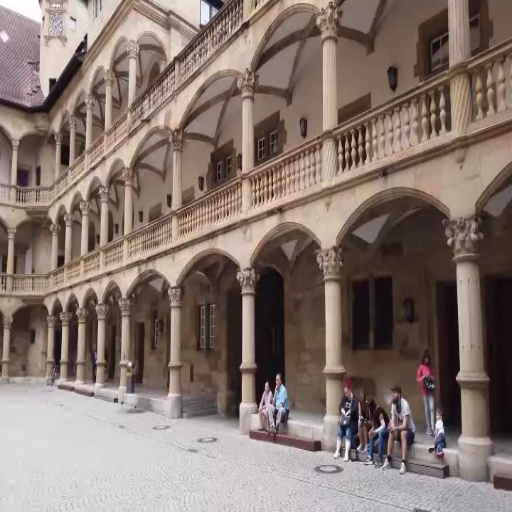
#> input picture dataset/image33.jpg, 512 x 512 px
$ python stitching2.py
#> lines starting #> are read from the running program, lines starting #| are printed output that depends on the picture
import cv2
import numpy as np
import matplotlib.pyplot as plt

# Load images
img1 = cv2.imread("dataset/image33.jpg")
#> img1 is the input picture: shape (512, 512, 3); mean B, G, R 109.9, 117.8, 133.6
img2 = cv2.imread("dataset/image44.jpg")
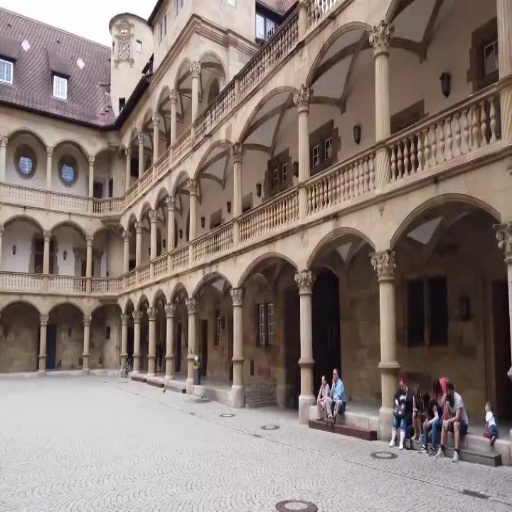
#> input picture dataset/image44.jpg, 512 x 512 px
#> img2 is the input picture: shape (512, 512, 3); mean B, G, R 114.7, 121.2, 135.5

# Convert to grayscale
gray1 = cv2.cvtColor(img1, cv2.COLOR_BGR2GRAY)
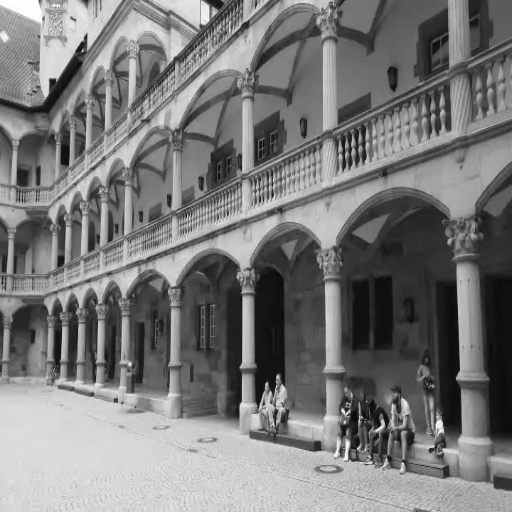
#> gray1: shape (512, 512); min 5, max 255, mean 121.6
gray2 = cv2.cvtColor(img2, cv2.COLOR_BGR2GRAY)
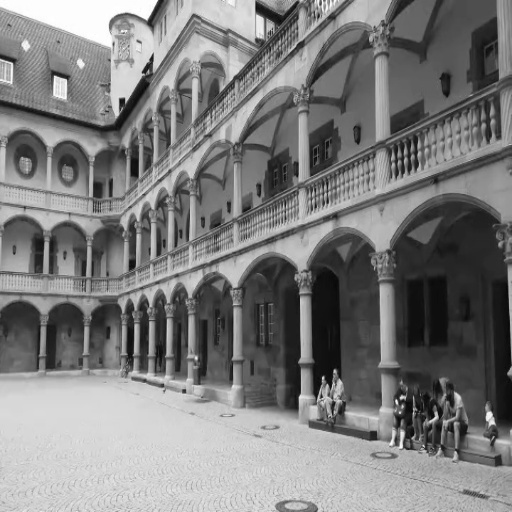
#> gray2: shape (512, 512); min 4, max 255, mean 124.7

# Create SIFT detector
sift = cv2.SIFT_create()

# Detect keypoints and descriptors
kp1, des1 = sift.detectAndCompute(gray1, None)
#> kp1 = 2107 keypoints; strongest (x, y, size): (266, 384, 2.4), (343, 410, 2.4), (278, 377, 2.7), (86, 37, 2.6)
kp2, des2 = sift.detectAndCompute(gray2, None)
#> kp2 = 2041 keypoints; strongest (x, y, size): (402, 397, 3), (489, 416, 6.3), (152, 59, 3.1), (122, 101, 4.1)

print("Image1 Keypoints:", len(kp1))
#| Image1 Keypoints: 2107
print("Image2 Keypoints:", len(kp2))
#| Image2 Keypoints: 2041

# ------------------------------
# BF MATCHER + KNN
# ------------------------------

bf = cv2.BFMatcher()

matches = bf.knnMatch(des1, des2, k=2)
#> matches = 2107 matches

# ------------------------------
# RATIO TEST
# ------------------------------

good_matches = []

for m, n in matches:
    if m.distance < 0.8 * n.distance:
        good_matches.append(m)
#> after the loop, good_matches = 896 matches

print("Total Matches:", len(matches))
#| Total Matches: 2107
print("Good Matches after ratio test:", len(good_matches))
#| Good Matches after ratio test: 896

# ------------------------------
# DRAW MATCHES
# ------------------------------

matched_img = cv2.drawMatches(
    img1, kp1,
    img2, kp2,
    # good_matches[:50],   # show first 50 matches
    good_matches,
    None,
    flags=cv2.DrawMatchesFlags_NOT_DRAW_SINGLE_POINTS
)
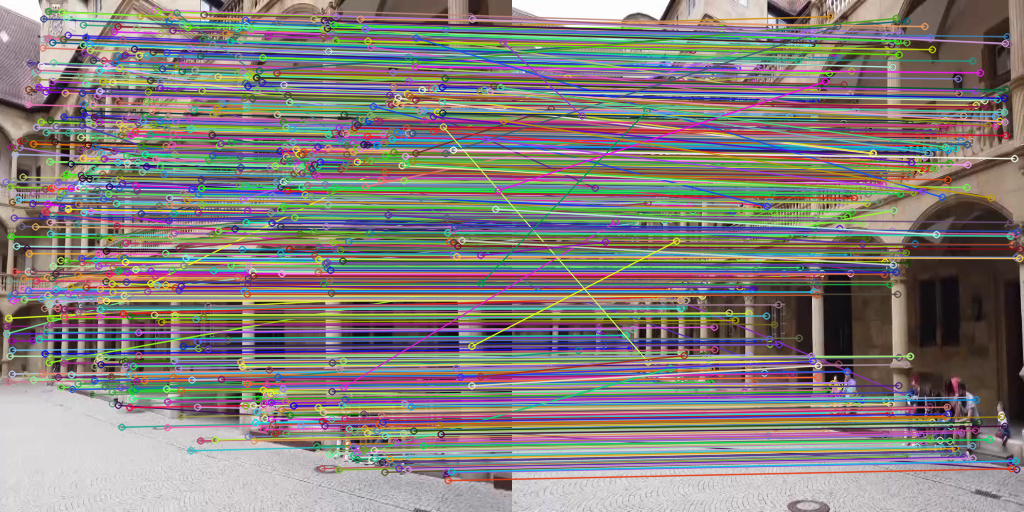
#> matched_img: shape (512, 1024, 3); mean B, G, R 124.7, 127.4, 133.5

plt.figure(figsize=(15,7))
plt.title("Feature Matching")
plt.imshow(cv2.cvtColor(matched_img, cv2.COLOR_BGR2RGB))
plt.axis("off")
plt.show()
